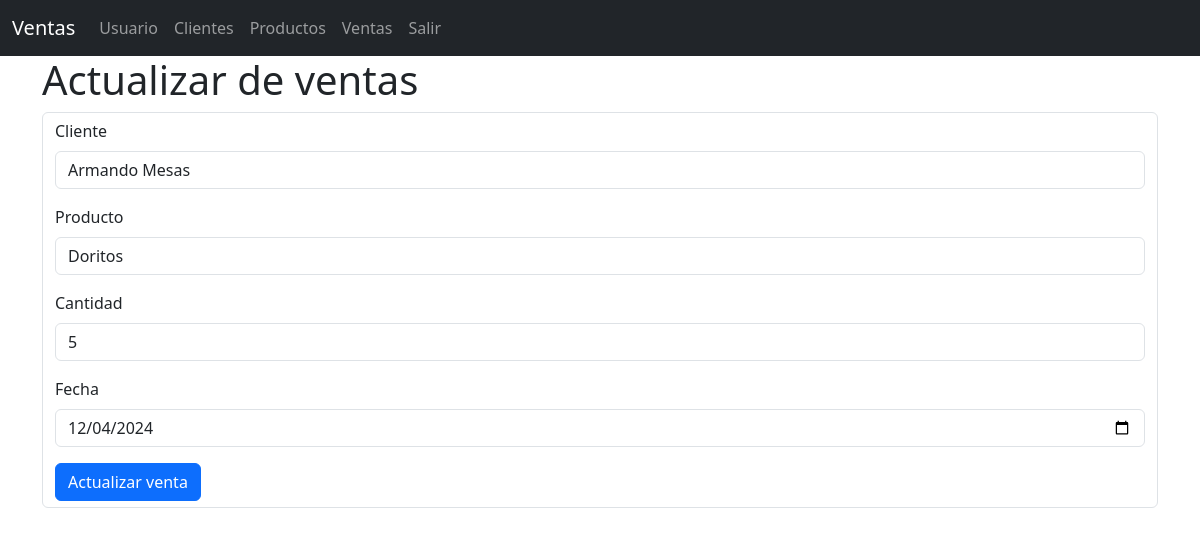
/ventas/edit/1, run on the app's committed database.
### models/venta_model.py (models this page shows, shortened)
class Venta(db.Model):
  __tablename__ = "ventas"
  id = db.Column(db.Integer, primary_key=True)
  cliente_id = db.Column(db.Integer, db.ForeignKey('clientes.id'), nullable=False)
  producto_id = db.Column(db.Integer, db.ForeignKey('productos.id'), nullable=False)
  cantidad = db.Column(db.Integer, nullable=False)
  fecha = db.Column(db.DateTime, nullable=False)
  cliente = db.relationship('Cliente', back_populates='ventas')
  producto = db.relationship('Producto', back_populates='ventas')
  @staticmethod
  def get_by_id(id):
    return Venta.query.get(id)

### models/cliente_model.py (models this page shows, shortened)
class Cliente(db.Model):
  __tablename__ = "clientes"
  id = db.Column(db.Integer, primary_key=True)
  nombre = db.Column(db.String(80), nullable=False)
  email = db.Column(db.String(100), nullable=False)
  telefono = db.Column(db.String(20), nullable=False)
  ventas = db.relationship('Venta', back_populates='cliente')

### models/producto_model.py (models this page shows, shortened)
class Producto(db.Model):
  __tablename__ = "productos"
  id = db.Column(db.Integer, primary_key=True)
  descripcion = db.Column(db.String(80), nullable=False)
  precio = db.Column(db.Float(11,2), nullable=False)
  stock = db.Column(db.Integer, nullable=False)
  ventas = db.relationship('Venta', back_populates='producto')

### controllers/venta_controller.py (the view, shortened to what this page needs)
@venta_bp.route("/edit/<int:id>", methods=['GET', 'POST'])
def edit(id):
  venta = Venta.get_by_id(id)
  clientes = Cliente.query.all()
  productos = Producto.query.all()
  return venta_view.edit(venta, clientes, productos)

### main.py (called while the page is built)
@app.context_processor
def inject_activar_path():
  def is_activado(path):
    return 'active' if request.path == path else ''
  return dict(is_activado=is_activado)

### views/venta_view.py (called while the page is built)
def edit(venta, clientes, productos):
  return render_template('ventas/edit.html', venta=venta, clientes=clientes, productos=productos)

### templates/ventas/edit.html (shortened to what this page needs)
{% extends 'base.html' %} {% block title %} VENTAS | EDIT {% endblock %} {% block content %}
<h1>Actualizar de ventas</h1>
<form class="form-control" action="{{ url_for('venta.edit', id=venta.id) }}" method="POST">
    <div class="mb-3">
        <label for="" class="form-label">Cliente</label>
        <select name="cliente_id" required class="form-control">
          {% for cliente in clientes %}
          <option value="{{ cliente.id }}"{% if cliente.id == venta.cliente_id %} selected{% endif %}>{{ cliente.nombre }}</option>
          {% endfor %}
        </select>
    </div>
    <div class="mb-3">
        <label for="" class="form-label">Producto</label>
        <select name="producto_id" required class="form-control">
          {% for producto in productos %}
            <option value="{{ producto.id }}"{% if producto.id == venta.producto_id %} selected{% endif %}>{{ producto.descripcion }}</option>
          {% endfor %}
        </select>
    </div>
    <div class="mb-3">
        <label for="" class="form-label">Cantidad</label>
        <input type="number" class="form-control" name="cantidad" required value="{{ venta.cantidad }}">
    </div>
    <div class="mb-3">
        <label for="" class="form-label">Fecha</label>
        <input type="date" class="form-control" name="fecha" value="{{ venta.fecha.strftime('%Y-%m-%d') }}" required>
    </div>
    <button type="submit" class="btn btn-primary">
      Actualizar venta
    </button>
</form>
{% endblock %}

### data on the page
Venta: cliente_id "Armando Mesas", producto_id "Doritos", cantidad "5", fecha "12/04/2024"
